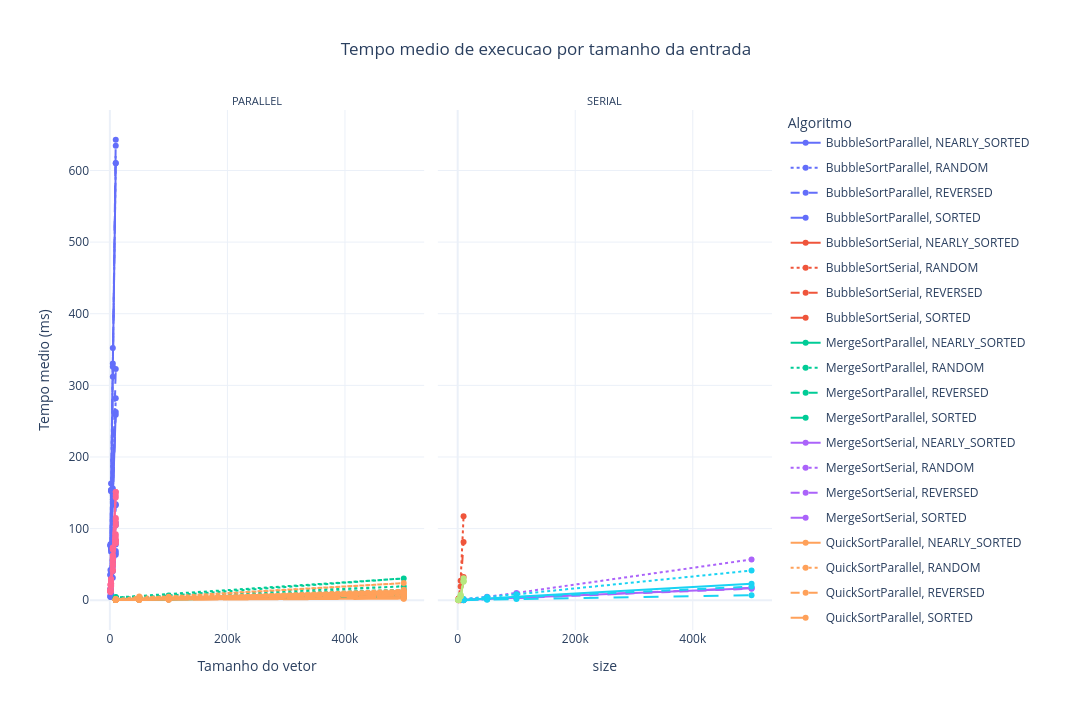

Notebook code for this chart:
### Markdown cell above
## 4. Tempo médio geral por algoritmo

### Code cell
fig = px.line(
    summary,
    x="size",
    y="mean_time_ms",
    color="algorithm",
    line_dash="data_type",
    facet_col="execution_type",
    markers=True,
    hover_data=["threads", "std_time_ms", "samples"],
    title="Tempo medio de execucao por tamanho da entrada"
)

fig.update_layout(yaxis_title="Tempo medio (ms)")
configure_figure(fig, "Algoritmo")
save_figure(fig, "tempo_medio_por_tamanho_execucao")
fig.show()

### Figure 1 — Plotly figure (JSON) as saved in the notebook; plotly's stock layout.template omitted (floating-point values rounded to 4 significant figures)
{"data": [{"customdata": [[2.0, 0.04783, 5.0], [2.0, 0.9182, 5.0], [2.0, 21.82, 5.0], [2.0, 7.329, 5.0], [4.0, 0.356, 5.0], [4.0, 1.438, 5.0], [4.0, 12.23, 5.0], [4.0, 3.488, 5.0], [8.0, 0.1044, 5.0], [8.0, 3.52, 5.0], [8.0, 25.61, 5.0], [8.0, 8.617, 5.0], [16.0, 1.63, 5.0], [16.0, 9.62, 5.0], [16.0, 43.76, 5.0], [16.0, 58.51, 5.0]], "hovertemplate": "algorithm=BubbleSortParallel<br>data_type=NEARLY_SORTED<br>execution_type=PARALLEL<br>size=%{x}<br>mean_time_ms=%{y}<br>threads=%{customdata[0]}<br>std_time_ms=%{customdata[1]}<br>samples=%{customdata[2]}<extra></extra>", "legendgroup": "BubbleSortParallel, NEARLY_SORTED", "line": {"color": "#636efa", "dash": "solid"}, "marker": {"symbol": "circle"}, "mode": "lines+markers", "name": "BubbleSortParallel, NEARLY_SORTED", "orientation": "v", "showlegend": true, "type": "scatter", "x": [1000, 2000, 5000, 10000, 1000, 2000, 5000, 10000, 1000, 2000, 5000, 10000, 1000, 2000, 5000, 10000], "xaxis": "x", "y": [4.784, 10.25, 40.55, 63.39, 14.83, 29.54, 66.38, 104.8, 34.39, 71.83, 151.1, 262.7, 76.94, 152.2, 325.9, 610.0], "yaxis": "y"}, {"customdata": [[2.0, 4.561, 5.0], [2.0, 2.063, 5.0], [2.0, 11.67, 5.0], [2.0, 1.745, 5.0], [4.0, 2.076, 5.0], [4.0, 3.002, 5.0], [4.0, 5.865, 5.0], [4.0, 14.53, 5.0], [8.0, 2.622, 5.0], [8.0, 3.969, 5.0], [8.0, 23.69, 5.0], [8.0, 26.31, 5.0], [16.0, 2.688, 5.0], [16.0, 11.97, 5.0], [16.0, 41.91, 5.0], [16.0, 11.54, 5.0]], "hovertemplate": "algorithm=BubbleSortParallel<br>data_type=RANDOM<br>execution_type=PARALLEL<br>size=%{x}<br>mean_time_ms=%{y}<br>threads=%{customdata[0]}<br>std_time_ms=%{customdata[1]}<br>samples=%{customdata[2]}<extra></extra>", "legendgroup": "BubbleSortParallel, RANDOM", "line": {"color": "#636efa", "dash": "dot"}, "marker": {"symbol": "circle"}, "mode": "lines+markers", "name": "BubbleSortParallel, RANDOM", "orientation": "v", "showlegend": true, "type": "scatter", "x": [1000, 2000, 5000, 10000, 1000, 2000, 5000, 10000, 1000, 2000, 5000, 10000, 1000, 2000, 5000, 10000], "xaxis": "x", "y": [7.295, 11.78, 46.69, 66.02, 16.07, 32.32, 74.07, 134.1, 36.22, 70.98, 147.4, 281.9, 75.58, 163.0, 352.0, 610.5], "yaxis": "y"}, {"customdata": [[2.0, 0.6426, 5.0], [2.0, 0.6503, 5.0], [2.0, 3.486, 5.0], [2.0, 3.234, 5.0], [4.0, 1.57, 5.0], [4.0, 4.792, 5.0], [4.0, 7.725, 5.0], [4.0, 11.0, 5.0], [8.0, 0.8613, 5.0], [8.0, 3.667, 5.0], [8.0, 30.23, 5.0], [8.0, 28.77, 5.0], [16.0, 0.9925, 5.0], [16.0, 1.866, 5.0], [16.0, 52.53, 5.0], [16.0, 45.21, 5.0]], "hovertemplate": "algorithm=BubbleSortParallel<br>data_type=REVERSED<br>execution_type=PARALLEL<br>size=%{x}<br>mean_time_ms=%{y}<br>threads=%{customdata[0]}<br>std_time_ms=%{customdata[1]}<br>samples=%{customdata[2]}<extra></extra>", "legendgroup": "BubbleSortParallel, REVERSED", "line": {"color": "#636efa", "dash": "dash"}, "marker": {"symbol": "circle"}, "mode": "lines+markers", "name": "BubbleSortParallel, REVERSED", "orientation": "v", "showlegend": true, "type": "scatter", "x": [1000, 2000, 5000, 10000, 1000, 2000, 5000, 10000, 1000, 2000, 5000, 10000, 1000, 2000, 5000, 10000], "xaxis": "x", "y": [4.849, 10.34, 31.31, 68.6, 15.41, 32.01, 73.6, 132.5, 35.39, 72.49, 156.0, 322.7, 76.46, 153.5, 330.3, 642.9], "yaxis": "y"}, {"customdata": [[2.0, 1.033, 5.0], [2.0, 0.7744, 5.0], [2.0, 19.16, 5.0], [2.0, 10.53, 5.0], [4.0, 2.039, 5.0], [4.0, 0.6806, 5.0], [4.0, 5.976, 5.0], [4.0, 4.454, 5.0], [8.0, 13.03, 5.0], [8.0, 3.299, 5.0], [8.0, 22.92, 5.0], [8.0, 29.06, 5.0], [16.0, 4.206, 5.0], [16.0, 3.421, 5.0], [16.0, 35.61, 5.0], [16.0, 69.15, 5.0]], "hovertemplate": "algorithm=BubbleSortParallel<br>data_type=SORTED<br>execution_type=PARALLEL<br>size=%{x}<br>mean_time_ms=%{y}<br>threads=%{customdata[0]}<br>std_time_ms=%{customdata[1]}<br>samples=%{customdata[2]}<extra></extra>", "legendgroup": "BubbleSortParallel, SORTED", "line": {"color": "#636efa", "dash": "longdash"}, "marker": {"symbol": "circle"}, "mode": "lines+markers", "name": "BubbleSortParallel, SORTED", "orientation": "v", "showlegend": true, "type": "scatter", "x": [1000, 2000, 5000, 10000, 1000, 2000, 5000, 10000, 1000, 2000, 5000, 10000, 1000, 2000, 5000, 10000], "xaxis": "x", "y": [5.023, 9.426, 52.17, 77.79, 15.47, 29.3, 67.73, 108.3, 42.31, 67.67, 140.6, 259.1, 78.08, 153.8, 312.0, 634.5], "yaxis": "y"}, {"customdata": [[1.0, 0.03258, 5.0], [1.0, 0.2465, 5.0], [1.0, 1.355, 5.0], [1.0, 12.48, 5.0]], "hovertemplate": "algorithm=BubbleSortSerial<br>data_type=NEARLY_SORTED<br>execution_type=SERIAL<br>size=%{x}<br>mean_time_ms=%{y}<br>threads=%{customdata[0]}<br>std_time_ms=%{customdata[1]}<br>samples=%{customdata[2]}<extra></extra>", "legendgroup": "BubbleSortSerial, NEARLY_SORTED", "line": {"color": "#EF553B", "dash": "solid"}, "marker": {"symbol": "circle"}, "mode": "lines+markers", "name": "BubbleSortSerial, NEARLY_SORTED", "orientation": "v", "showlegend": true, "type": "scatter", "x": [1000, 2000, 5000, 10000], "xaxis": "x2", "y": [0.1818, 0.8084, 4.883, 32.35], "yaxis": "y2"}, {"customdata": [[1.0, 2.298, 5.0], [1.0, 0.08061, 5.0], [1.0, 17.02, 5.0], [1.0, 19.12, 5.0]], "hovertemplate": "algorithm=BubbleSortSerial<br>data_type=RANDOM<br>execution_type=SERIAL<br>size=%{x}<br>mean_time_ms=%{y}<br>threads=%{customdata[0]}<br>std_time_ms=%{customdata[1]}<br>samples=%{customdata[2]}<extra></extra>", "legendgroup": "BubbleSortSerial, RANDOM", "line": {"color": "#EF553B", "dash": "dot"}, "marker": {"symbol": "circle"}, "mode": "lines+markers", "name": "BubbleSortSerial, RANDOM", "orientation": "v", "showlegend": true, "type": "scatter", "x": [1000, 2000, 5000, 10000], "xaxis": "x2", "y": [1.851, 2.386, 27.38, 117.2], "yaxis": "y2"}, {"customdata": [[1.0, 0.8424, 5.0], [1.0, 0.9978, 5.0], [1.0, 6.197, 5.0], [1.0, 6.196, 5.0]], "hovertemplate": "algorithm=BubbleSortSerial<br>data_type=REVERSED<br>execution_type=SERIAL<br>size=%{x}<br>mean_time_ms=%{y}<br>threads=%{customdata[0]}<br>std_time_ms=%{customdata[1]}<br>samples=%{customdata[2]}<extra></extra>", "legendgroup": "BubbleSortSerial, REVERSED", "line": {"color": "#EF553B", "dash": "dash"}, "marker": {"symbol": "circle"}, "mode": "lines+markers", "name": "BubbleSortSerial, REVERSED", "orientation": "v", "showlegend": true, "type": "scatter", "x": [1000, 2000, 5000, 10000], "xaxis": "x2", "y": [1.084, 2.293, 19.36, 81.27], "yaxis": "y2"}, {"customdata": [[1.0, 0.00206, 5.0], [1.0, 0.001378, 5.0], [1.0, 0.00147, 5.0], [1.0, 0.001742, 5.0]], "hovertemplate": "algorithm=BubbleSortSerial<br>data_type=SORTED<br>execution_type=SERIAL<br>size=%{x}<br>mean_time_ms=%{y}<br>threads=%{customdata[0]}<br>std_time_ms=%{customdata[1]}<br>samples=%{customdata[2]}<extra></extra>", "legendgroup": "BubbleSortSerial, SORTED", "line": {"color": "#EF553B", "dash": "longdash"}, "marker": {"symbol": "circle"}, "mode": "lines+markers", "name": "BubbleSortSerial, SORTED", "orientation": "v", "showlegend": true, "type": "scatter", "x": [1000, 2000, 5000, 10000], "xaxis": "x2", "y": [0.002616, 0.002482, 0.00306, 0.004438], "yaxis": "y2"}, {"customdata": [[2.0, 0.1008, 5.0], [2.0, 0.06181, 5.0], [2.0, 0.3933, 5.0], [2.0, 1.144, 5.0], [4.0, 0.1082, 5.0], [4.0, 0.2338, 5.0], [4.0, 0.146, 5.0], [4.0, 0.4149, 5.0], [8.0, 0.1825, 5.0], [8.0, 0.05795, 5.0], [8.0, 0.2566, 5.0], [8.0, 0.4527, 5.0], [16.0, 0.06039, 5.0], [16.0, 0.1566, 5.0], [16.0, 0.2411, 5.0], [16.0, 0.2851, 5.0]], "hovertemplate": "algorithm=MergeSortParallel<br>data_type=NEARLY_SORTED<br>execution_type=PARALLEL<br>size=%{x}<br>mean_time_ms=%{y}<br>threads=%{customdata[0]}<br>std_time_ms=%{customdata[1]}<br>samples=%{customdata[2]}<extra></extra>", "legendgroup": "MergeSortParallel, NEARLY_SORTED", "line": {"color": "#00cc96", "dash": "solid"}, "marker": {"symbol": "circle"}, "mode": "lines+markers", "name": "MergeSortParallel, NEARLY_SORTED", "orientation": "v", "showlegend": true, "type": "scatter", "x": [10000, 50000, 100000, 500000, 10000, 50000, 100000, 500000, 10000, 50000, 100000, 500000, 10000, 50000, 100000, 500000], "xaxis": "x", "y": [0.4673, 1.455, 2.3, 10.58, 0.5336, 1.31, 1.729, 6.617, 0.5608, 1.135, 1.588, 5.564, 0.5021, 1.106, 1.779, 4.929], "yaxis": "y"}, {"customdata": [[2.0, 6.429, 5.0], [2.0, 0.5105, 5.0], [2.0, 0.4611, 5.0], [2.0, 1.054, 5.0], [4.0, 5.363, 5.0], [4.0, 0.1858, 5.0], [4.0, 0.2487, 5.0], [4.0, 0.9279, 5.0], [8.0, 5.103, 5.0], [8.0, 0.4196, 5.0], [8.0, 0.6211, 5.0], [8.0, 0.9388, 5.0], [16.0, 3.453, 5.0], [16.0, 0.1202, 5.0], [16.0, 0.3475, 5.0], [16.0, 1.11, 5.0]], "hovertemplate": "algorithm=MergeSortParallel<br>data_type=RANDOM<br>execution_type=PARALLEL<br>size=%{x}<br>mean_time_ms=%{y}<br>threads=%{customdata[0]}<br>std_time_ms=%{customdata[1]}<br>samples=%{customdata[2]}<extra></extra>", "legendgroup": "MergeSortParallel, RANDOM", "line": {"color": "#00cc96", "dash": "dot"}, "marker": {"symbol": "circle"}, "mode": "lines+markers", "name": "MergeSortParallel, RANDOM", "orientation": "v", "showlegend": true, "type": "scatter", "x": [10000, 50000, 100000, 500000, 10000, 50000, 100000, 500000, 10000, 50000, 100000, 500000, 10000, 50000, 100000, 500000], "xaxis": "x", "y": [4.486, 3.424, 6.584, 30.5, 3.821, 2.308, 4.082, 19.34, 3.648, 2.221, 3.518, 14.62, 2.897, 2.013, 3.856, 13.19], "yaxis": "y"}, {"customdata": [[2.0, 0.07386, 5.0], [2.0, 0.2854, 5.0], [2.0, 0.3759, 5.0], [2.0, 1.39, 5.0], [4.0, 0.06128, 5.0], [4.0, 0.04968, 5.0], [4.0, 0.1999, 5.0], [4.0, 0.3246, 5.0], [8.0, 0.0366, 5.0], [8.0, 0.04202, 5.0], [8.0, 0.06861, 5.0], [8.0, 0.2613, 5.0], [16.0, 0.06088, 5.0], [16.0, 0.2695, 5.0], [16.0, 0.1569, 5.0], [16.0, 0.4314, 5.0]], "hovertemplate": "algorithm=MergeSortParallel<br>data_type=REVERSED<br>execution_type=PARALLEL<br>size=%{x}<br>mean_time_ms=%{y}<br>threads=%{customdata[0]}<br>std_time_ms=%{customdata[1]}<br>samples=%{customdata[2]}<extra></extra>", "legendgroup": "MergeSortParallel, REVERSED", "line": {"color": "#00cc96", "dash": "dash"}, "marker": {"symbol": "circle"}, "mode": "lines+markers", "name": "MergeSortParallel, REVERSED", "orientation": "v", "showlegend": true, "type": "scatter", "x": [10000, 50000, 100000, 500000, 10000, 50000, 100000, 500000, 10000, 50000, 100000, 500000, 10000, 50000, 100000, 500000], "xaxis": "x", "y": [0.4448, 1.235, 2.192, 9.708, 0.4364, 0.8604, 1.576, 6.397, 0.4015, 0.8962, 1.214, 4.794, 0.4519, 0.9184, 1.359, 4.503], "yaxis": "y"}, {"customdata": [[2.0, 0.3581, 5.0], [2.0, 0.3108, 5.0], [2.0, 0.5482, 5.0], [2.0, 1.785, 5.0], [4.0, 0.4133, 5.0], [4.0, 0.4011, 5.0], [4.0, 0.2835, 5.0], [4.0, 0.7183, 5.0], [8.0, 0.5349, 5.0], [8.0, 0.412, 5.0], [8.0, 0.1287, 5.0], [8.0, 0.5837, 5.0], [16.0, 0.3794, 5.0], [16.0, 0.6193, 5.0], [16.0, 0.1288, 5.0], [16.0, 0.3286, 5.0]], "hovertemplate": "algorithm=MergeSortParallel<br>data_type=SORTED<br>execution_type=PARALLEL<br>size=%{x}<br>mean_time_ms=%{y}<br>threads=%{customdata[0]}<br>std_time_ms=%{customdata[1]}<br>samples=%{customdata[2]}<extra></extra>", "legendgroup": "MergeSortParallel, SORTED", "line": {"color": "#00cc96", "dash": "longdash"}, "marker": {"symbol": "circle"}, "mode": "lines+markers", "name": "MergeSortParallel, SORTED", "orientation": "v", "showlegend": true, "type": "scatter", "x": [10000, 50000, 100000, 500000, 10000, 50000, 100000, 500000, 10000, 50000, 100000, 500000, 10000, 50000, 100000, 500000], "xaxis": "x", "y": [0.8526, 1.867, 2.228, 9.431, 0.7818, 1.388, 1.682, 6.139, 1.047, 1.362, 1.547, 4.844, 0.8711, 1.698, 1.68, 4.789], "yaxis": "y"}, {"customdata": [[1.0, 0.06175, 5.0], [1.0, 0.3138, 5.0], [1.0, 0.3426, 5.0], [1.0, 1.111, 5.0]], "hovertemplate": "algorithm=MergeSortSerial<br>data_type=NEARLY_SORTED<br>execution_type=SERIAL<br>size=%{x}<br>mean_time_ms=%{y}<br>threads=%{customdata[0]}<br>std_time_ms=%{customdata[1]}<br>samples=%{customdata[2]}<extra></extra>", "legendgroup": "MergeSortSerial, NEARLY_SORTED", "line": {"color": "#ab63fa", "dash": "solid"}, "marker": {"symbol": "circle"}, "mode": "lines+markers", "name": "MergeSortSerial, NEARLY_SORTED", "orientation": "v", "showlegend": true, "type": "scatter", "x": [10000, 50000, 100000, 500000], "xaxis": "x2", "y": [0.3252, 2.046, 3.622, 16.81], "yaxis": "y2"}, {"customdata": [[1.0, 0.4321, 5.0], [1.0, 0.09472, 5.0], [1.0, 0.8935, 5.0], [1.0, 0.8302, 5.0]], "hovertemplate": "algorithm=MergeSortSerial<br>data_type=RANDOM<br>execution_type=SERIAL<br>size=%{x}<br>mean_time_ms=%{y}<br>threads=%{customdata[0]}<br>std_time_ms=%{customdata[1]}<br>samples=%{customdata[2]}<extra></extra>", "legendgroup": "MergeSortSerial, RANDOM", "line": {"color": "#ab63fa", "dash": "dot"}, "marker": {"symbol": "circle"}, "mode": "lines+markers", "name": "MergeSortSerial, RANDOM", "orientation": "v", "showlegend": true, "type": "scatter", "x": [10000, 50000, 100000, 500000], "xaxis": "x2", "y": [1.35, 4.788, 10.24, 56.96], "yaxis": "y2"}, {"customdata": [[1.0, 0.03379, 5.0], [1.0, 0.3771, 5.0], [1.0, 0.4324, 5.0], [1.0, 0.623, 5.0]], "hovertemplate": "algorithm=MergeSortSerial<br>data_type=REVERSED<br>execution_type=SERIAL<br>size=%{x}<br>mean_time_ms=%{y}<br>threads=%{customdata[0]}<br>std_time_ms=%{customdata[1]}<br>samples=%{customdata[2]}<extra></extra>", "legendgroup": "MergeSortSerial, REVERSED", "line": {"color": "#ab63fa", "dash": "dash"}, "marker": {"symbol": "circle"}, "mode": "lines+markers", "name": "MergeSortSerial, REVERSED", "orientation": "v", "showlegend": true, "type": "scatter", "x": [10000, 50000, 100000, 500000], "xaxis": "x2", "y": [0.2993, 1.682, 3.09, 16.17], "yaxis": "y2"}, {"customdata": [[1.0, 0.1959, 5.0], [1.0, 1.235, 5.0], [1.0, 1.038, 5.0], [1.0, 2.72, 5.0]], "hovertemplate": "algorithm=MergeSortSerial<br>data_type=SORTED<br>execution_type=SERIAL<br>size=%{x}<br>mean_time_ms=%{y}<br>threads=%{customdata[0]}<br>std_time_ms=%{customdata[1]}<br>samples=%{customdata[2]}<extra></extra>", "legendgroup": "MergeSortSerial, SORTED", "line": {"color": "#ab63fa", "dash": "longdash"}, "marker": {"symbol": "circle"}, "mode": "lines+markers", "name": "MergeSortSerial, SORTED", "orientation": "v", "showlegend": true, "type": "scatter", "x": [10000, 50000, 100000, 500000], "xaxis": "x2", "y": [0.4994, 2.806, 3.489, 17.32], "yaxis": "y2"}, {"customdata": [[2.0, 0.2521, 5.0], [2.0, 0.5545, 5.0], [2.0, 1.376, 5.0], [2.0, 0.4411, 5.0], [4.0, 0.227, 5.0], [4.0, 0.167, 5.0], [4.0, 1.331, 5.0], [4.0, 0.6755, 5.0], [8.0, 0.243, 5.0], [8.0, 0.3342, 5.0], [8.0, 1.543, 5.0], [8.0, 1.779, 5.0], [16.0, 0.08311, 5.0], [16.0, 0.9362, 5.0], [16.0, 2.061, 5.0], [16.0, 1.435, 5.0]], "hovertemplate": "algorithm=QuickSortParallel<br>data_type=NEARLY_SORTED<br>execution_type=PARALLEL<br>size=%{x}<br>mean_time_ms=%{y}<br>threads=%{customdata[0]}<br>std_time_ms=%{customdata[1]}<br>samples=%{customdata[2]}<extra></extra>", "legendgroup": "QuickSortParallel, NEARLY_SORTED", "line": {"color": "#FFA15A", "dash": "solid"}, "marker": {"symbol": "circle"}, "mode": "lines+markers", "name": "QuickSortParallel, NEARLY_SORTED", "orientation": "v", "showlegend": true, "type": "scatter", "x": [10000, 50000, 100000, 500000, 10000, 50000, 100000, 500000, 10000, 50000, 100000, 500000, 10000, 50000, 100000, 500000], "xaxis": "x", "y": [0.6465, 1.779, 3.754, 13.36, 0.6159, 1.465, 3.032, 9.328, 0.5786, 1.529, 3.136, 9.411, 0.4999, 1.999, 3.352, 8.457], "yaxis": "y"}, {"customdata": [[2.0, 0.1112, 5.0], [2.0, 5.903, 5.0], [2.0, 0.2966, 5.0], [2.0, 1.712, 5.0], [4.0, 0.1927, 5.0], [4.0, 0.6565, 5.0], [4.0, 0.6793, 5.0], [4.0, 0.415, 5.0], [8.0, 0.283, 5.0], [8.0, 0.6179, 5.0], [8.0, 0.3053, 5.0], [8.0, 1.716, 5.0], [16.0, 0.2421, 5.0], [16.0, 0.6575, 5.0], [16.0, 0.1538, 5.0], [16.0, 0.7867, 5.0]], "hovertemplate": "algorithm=QuickSortParallel<br>data_type=RANDOM<br>execution_type=PARALLEL<br>size=%{x}<br>mean_time_ms=%{y}<br>threads=%{customdata[0]}<br>std_time_ms=%{customdata[1]}<br>samples=%{customdata[2]}<extra></extra>", "legendgroup": "QuickSortParallel, RANDOM", "line": {"color": "#FFA15A", "dash": "dot"}, "marker": {"symbol": "circle"}, "mode": "lines+markers", "name": "QuickSortParallel, RANDOM", "orientation": "v", "showlegend": true, "type": "scatter", "x": [10000, 50000, 100000, 500000, 10000, 50000, 100000, 500000, 10000, 50000, 100000, 500000, 10000, 50000, 100000, 500000], "xaxis": "x", "y": [1.409, 5.124, 4.858, 23.95, 1.445, 2.069, 3.486, 14.54, 1.627, 2.004, 2.523, 11.02, 1.503, 1.944, 2.456, 8.7], "yaxis": "y"}, {"customdata": [[2.0, 0.0972, 5.0], [2.0, 0.08237, 5.0], [2.0, 0.4115, 5.0], [2.0, 0.9568, 5.0], [4.0, 0.09584, 5.0], [4.0, 0.1008, 5.0], [4.0, 0.181, 5.0], [4.0, 0.5206, 5.0], [8.0, 0.0248, 5.0], [8.0, 0.09423, 5.0], [8.0, 0.05771, 5.0], [8.0, 15.39, 5.0], [16.0, 0.158, 5.0], [16.0, 0.1077, 5.0], [16.0, 0.2833, 5.0], [16.0, 0.3866, 5.0]], "hovertemplate": "algorithm=QuickSortParallel<br>data_type=REVERSED<br>execution_type=PARALLEL<br>size=%{x}<br>mean_time_ms=%{y}<br>threads=%{customdata[0]}<br>std_time_ms=%{customdata[1]}<br>samples=%{customdata[2]}<extra></extra>", "legendgroup": "QuickSortParallel, REVERSED", "line": {"color": "#FFA15A", "dash": "dash"}, "marker": {"symbol": "circle"}, "mode": "lines+markers", "name": "QuickSortParallel, REVERSED", "orientation": "v", "showlegend": true, "type": "scatter", "x": [10000, 50000, 100000, 500000, 10000, 50000, 100000, 500000, 10000, 50000, 100000, 500000, 10000, 50000, 100000, 500000], "xaxis": "x", "y": [0.3882, 1.192, 2.122, 10.58, 0.3847, 1.001, 1.574, 6.663, 0.3357, 0.9041, 1.269, 12.01, 0.437, 0.9225, 1.556, 4.977], "yaxis": "y"}, {"customdata": [[2.0, 0.09848, 5.0], [2.0, 0.04649, 5.0], [2.0, 0.1558, 5.0], [2.0, 0.7618, 5.0], [4.0, 0.06287, 5.0], [4.0, 0.06451, 5.0], [4.0, 0.07219, 5.0], [4.0, 16.4, 5.0], [8.0, 0.09252, 5.0], [8.0, 0.09868, 5.0], [8.0, 0.3676, 5.0], [8.0, 0.8939, 5.0], [16.0, 0.09384, 5.0], [16.0, 0.1873, 5.0], [16.0, 0.3609, 5.0], [16.0, 0.4363, 5.0]], "hovertemplate": "algorithm=QuickSortParallel<br>data_type=SORTED<br>execution_type=PARALLEL<br>size=%{x}<br>mean_time_ms=%{y}<br>threads=%{customdata[0]}<br>std_time_ms=%{customdata[1]}<br>samples=%{customdata[2]}<extra></extra>", "legendgroup": "QuickSortParallel, SORTED", "line": {"color": "#FFA15A", "dash": "longdash"}, "marker": {"symbol": "circle"}, "mode": "lines+markers", "name": "QuickSortParallel, SORTED", "orientation": "v", "showlegend": true, "type": "scatter", "x": [10000, 50000, 100000, 500000, 10000, 50000, 100000, 500000, 10000, 50000, 100000, 500000, 10000, 50000, 100000, 500000], "xaxis": "x", "y": [0.2823, 0.5681, 1.047, 4.421, 0.2762, 0.514, 0.8748, 9.976, 0.2456, 0.5715, 1.022, 2.371, 0.2996, 0.6364, 1.134, 2.199], "yaxis": "y"}, {"customdata": [[1.0, 0.0552, 5.0], [1.0, 0.4719, 5.0], [1.0, 0.9047, 5.0], [1.0, 1.516, 5.0]], "hovertemplate": "algorithm=QuickSortSerial<br>data_type=NEARLY_SORTED<br>execution_type=SERIAL<br>size=%{x}<br>mean_time_ms=%{y}<br>threads=%{customdata[0]}<br>std_time_ms=%{customdata[1]}<br>samples=%{customdata[2]}<extra></extra>", "legendgroup": "QuickSortSerial, NEARLY_SORTED", "line": {"color": "#19d3f3", "dash": "solid"}, "marker": {"symbol": "circle"}, "mode": "lines+markers", "name": "QuickSortSerial, NEARLY_SORTED", "orientation": "v", "showlegend": true, "type": "scatter", "x": [10000, 50000, 100000, 500000], "xaxis": "x2", "y": [0.3813, 2.36, 5.04, 23.16], "yaxis": "y2"}, {"customdata": [[1.0, 0.2532, 5.0], [1.0, 1.964, 5.0], [1.0, 1.216, 5.0], [1.0, 0.6048, 5.0]], "hovertemplate": "algorithm=QuickSortSerial<br>data_type=RANDOM<br>execution_type=SERIAL<br>size=%{x}<br>mean_time_ms=%{y}<br>threads=%{customdata[0]}<br>std_time_ms=%{customdata[1]}<br>samples=%{customdata[2]}<extra></extra>", "legendgroup": "QuickSortSerial, RANDOM", "line": {"color": "#19d3f3", "dash": "dot"}, "marker": {"symbol": "circle"}, "mode": "lines+markers", "name": "QuickSortSerial, RANDOM", "orientation": "v", "showlegend": true, "type": "scatter", "x": [10000, 50000, 100000, 500000], "xaxis": "x2", "y": [1.58, 4.521, 8.241, 41.5], "yaxis": "y2"}, {"customdata": [[1.0, 0.07853, 5.0], [1.0, 0.01407, 5.0], [1.0, 1.047, 5.0], [1.0, 1.15, 5.0]], "hovertemplate": "algorithm=QuickSortSerial<br>data_type=REVERSED<br>execution_type=SERIAL<br>size=%{x}<br>mean_time_ms=%{y}<br>threads=%{customdata[0]}<br>std_time_ms=%{customdata[1]}<br>samples=%{customdata[2]}<extra></extra>", "legendgroup": "QuickSortSerial, REVERSED", "line": {"color": "#19d3f3", "dash": "dash"}, "marker": {"symbol": "circle"}, "mode": "lines+markers", "name": "QuickSortSerial, REVERSED", "orientation": "v", "showlegend": true, "type": "scatter", "x": [10000, 50000, 100000, 500000], "xaxis": "x2", "y": [0.2828, 1.486, 4.11, 19.03], "yaxis": "y2"}, {"customdata": [[1.0, 0.05841, 5.0], [1.0, 0.3135, 5.0], [1.0, 0.6242, 5.0], [1.0, 1.212, 5.0]], "hovertemplate": "algorithm=QuickSortSerial<br>data_type=SORTED<br>execution_type=SERIAL<br>size=%{x}<br>mean_time_ms=%{y}<br>threads=%{customdata[0]}<br>std_time_ms=%{customdata[1]}<br>samples=%{customdata[2]}<extra></extra>", "legendgroup": "QuickSortSerial, SORTED", "line": {"color": "#19d3f3", "dash": "longdash"}, "marker": {"symbol": "circle"}, "mode": "lines+markers", "name": "QuickSortSerial, SORTED", "orientation": "v", "showlegend": true, "type": "scatter", "x": [10000, 50000, 100000, 500000], "xaxis": "x2", "y": [0.1761, 0.7921, 1.741, 7.095], "yaxis": "y2"}, {"customdata": [[2.0, 7.478, 5.0], [2.0, 5.578, 5.0], [2.0, 18.14, 5.0], [2.0, 5.201, 5.0], [4.0, 8.508, 5.0], [4.0, 1.424, 5.0], [4.0, 3.739, 5.0], [4.0, 3.203, 5.0], [8.0, 4.116, 5.0], [8.0, 2.158, 5.0], [8.0, 3.717, 5.0], [8.0, 3.136, 5.0], [16.0, 1.211, 5.0], [16.0, 1.977, 5.0], [16.0, 15.75, 5.0], [16.0, 7.275, 5.0]], "hovertemplate": "algorithm=SelectionSortParallel<br>data_type=NEARLY_SORTED<br>execution_type=PARALLEL<br>size=%{x}<br>mean_time_ms=%{y}<br>threads=%{customdata[0]}<br>std_time_ms=%{customdata[1]}<br>samples=%{customdata[2]}<extra></extra>", "legendgroup": "SelectionSortParallel, NEARLY_SORTED", "line": {"color": "#FF6692", "dash": "solid"}, "marker": {"symbol": "circle"}, "mode": "lines+markers", "name": "SelectionSortParallel, NEARLY_SORTED", "orientation": "v", "showlegend": true, "type": "scatter", "x": [1000, 2000, 5000, 10000, 1000, 2000, 5000, 10000, 1000, 2000, 5000, 10000, 1000, 2000, 5000, 10000], "xaxis": "x", "y": [14.27, 23.09, 59.58, 79.58, 13.55, 20.34, 40.83, 82.67, 12.63, 19.46, 49.73, 104.9, 12.79, 24.44, 73.68, 143.6], "yaxis": "y"}, {"customdata": [[2.0, 19.25, 5.0], [2.0, 3.588, 5.0], [2.0, 16.46, 5.0], [2.0, 4.64, 5.0], [4.0, 3.173, 5.0], [4.0, 3.849, 5.0], [4.0, 4.276, 5.0], [4.0, 13.38, 5.0], [8.0, 5.361, 5.0], [8.0, 2.879, 5.0], [8.0, 4.067, 5.0], [8.0, 8.262, 5.0], [16.0, 7.351, 5.0], [16.0, 5.287, 5.0], [16.0, 5.148, 5.0], [16.0, 3.453, 5.0]], "hovertemplate": "algorithm=SelectionSortParallel<br>data_type=RANDOM<br>execution_type=PARALLEL<br>size=%{x}<br>mean_time_ms=%{y}<br>threads=%{customdata[0]}<br>std_time_ms=%{customdata[1]}<br>samples=%{customdata[2]}<extra></extra>", "legendgroup": "SelectionSortParallel, RANDOM", "line": {"color": "#FF6692", "dash": "dot"}, "marker": {"symbol": "circle"}, "mode": "lines+markers", "name": "SelectionSortParallel, RANDOM", "orientation": "v", "showlegend": true, "type": "scatter", "x": [1000, 2000, 5000, 10000, 1000, 2000, 5000, 10000, 1000, 2000, 5000, 10000, 1000, 2000, 5000, 10000], "xaxis": "x", "y": [22.03, 23.49, 62.3, 84.97, 14.22, 21.65, 49.03, 92.26, 15.94, 23.25, 61.62, 114.8, 21.36, 29.58, 72.4, 151.2], "yaxis": "y"}, {"customdata": [[2.0, 2.7, 5.0], [2.0, 0.375, 5.0], [2.0, 12.07, 5.0], [2.0, 4.544, 5.0], [4.0, 3.565, 5.0], [4.0, 12.54, 5.0], [4.0, 2.415, 5.0], [4.0, 4.786, 5.0], [8.0, 3.215, 5.0], [8.0, 2.696, 5.0], [8.0, 3.085, 5.0], [8.0, 6.192, 5.0], [16.0, 1.655, 5.0], [16.0, 4.255, 5.0], [16.0, 2.087, 5.0], [16.0, 8.93, 5.0]], "hovertemplate": "algorithm=SelectionSortParallel<br>data_type=REVERSED<br>execution_type=PARALLEL<br>size=%{x}<br>mean_time_ms=%{y}<br>threads=%{customdata[0]}<br>std_time_ms=%{customdata[1]}<br>samples=%{customdata[2]}<extra></extra>", "legendgroup": "SelectionSortParallel, REVERSED", "line": {"color": "#FF6692", "dash": "dash"}, "marker": {"symbol": "circle"}, "mode": "lines+markers", "name": "SelectionSortParallel, REVERSED", "orientation": "v", "showlegend": true, "type": "scatter", "x": [1000, 2000, 5000, 10000, 1000, 2000, 5000, 10000, 1000, 2000, 5000, 10000, 1000, 2000, 5000, 10000], "xaxis": "x", "y": [11.63, 21.1, 55.69, 79.97, 11.77, 25.63, 41.36, 83.45, 11.74, 22.86, 51.75, 112.8, 13.59, 27.19, 70.78, 147.0], "yaxis": "y"}, {"customdata": [[2.0, 4.162, 5.0], [2.0, 1.385, 5.0], [2.0, 20.09, 5.0], [2.0, 9.757, 5.0], [4.0, 4.378, 5.0], [4.0, 2.096, 5.0], [4.0, 4.256, 5.0], [4.0, 8.014, 5.0], [8.0, 2.468, 5.0], [8.0, 3.215, 5.0], [8.0, 19.45, 5.0], [8.0, 4.027, 5.0], [16.0, 1.247, 5.0], [16.0, 3.578, 5.0], [16.0, 8.281, 5.0], [16.0, 9.595, 5.0]], "hovertemplate": "algorithm=SelectionSortParallel<br>data_type=SORTED<br>execution_type=PARALLEL<br>size=%{x}<br>mean_time_ms=%{y}<br>threads=%{customdata[0]}<br>std_time_ms=%{customdata[1]}<br>samples=%{customdata[2]}<extra></extra>", "legendgroup": "SelectionSortParallel, SORTED", "line": {"color": "#FF6692", "dash": "longdash"}, "marker": {"symbol": "circle"}, "mode": "lines+markers", "name": "SelectionSortParallel, SORTED", "orientation": "v", "showlegend": true, "type": "scatter", "x": [1000, 2000, 5000, 10000, 1000, 2000, 5000, 10000, 1000, 2000, 5000, 10000, 1000, 2000, 5000, 10000], "xaxis": "x", "y": [12.15, 22.41, 56.19, 88.54, 12.12, 20.23, 43.66, 83.2, 12.09, 23.46, 57.98, 108.1, 12.65, 29.24, 72.06, 151.2], "yaxis": "y"}, {"customdata": [[1.0, 0.1398, 5.0], [1.0, 0.3461, 5.0], [1.0, 0.351, 5.0], [1.0, 6.698, 5.0]], "hovertemplate": "algorithm=SelectionSortSerial<br>data_type=NEARLY_SORTED<br>execution_type=SERIAL<br>size=%{x}<br>mean_time_ms=%{y}<br>threads=%{customdata[0]}<br>std_time_ms=%{customdata[1]}<br>samples=%{customdata[2]}<extra></extra>", "legendgroup": "SelectionSortSerial, NEARLY_SORTED", "line": {"color": "#B6E880", "dash": "solid"}, "marker": {"symbol": "circle"}, "mode": "lines+markers", "name": "SelectionSortSerial, NEARLY_SORTED", "orientation": "v", "showlegend": true, "type": "scatter", "x": [1000, 2000, 5000, 10000], "xaxis": "x2", "y": [0.3891, 1.042, 5.754, 26.65], "yaxis": "y2"}, {"customdata": [[1.0, 0.6091, 5.0], [1.0, 0.1241, 5.0], [1.0, 1.593, 5.0], [1.0, 9.73, 5.0]], "hovertemplate": "algorithm=SelectionSortSerial<br>data_type=RANDOM<br>execution_type=SERIAL<br>size=%{x}<br>mean_time_ms=%{y}<br>threads=%{customdata[0]}<br>std_time_ms=%{customdata[1]}<br>samples=%{customdata[2]}<extra></extra>", "legendgroup": "SelectionSortSerial, RANDOM", "line": {"color": "#B6E880", "dash": "dot"}, "marker": {"symbol": "circle"}, "mode": "lines+markers", "name": "SelectionSortSerial, RANDOM", "orientation": "v", "showlegend": true, "type": "scatter", "x": [1000, 2000, 5000, 10000], "xaxis": "x2", "y": [0.6119, 1.105, 6.924, 30.82], "yaxis": "y2"}, {"customdata": [[1.0, 0.05263, 5.0], [1.0, 0.2258, 5.0], [1.0, 3.288, 5.0], [1.0, 5.432, 5.0]], "hovertemplate": "algorithm=SelectionSortSerial<br>data_type=REVERSED<br>execution_type=SERIAL<br>size=%{x}<br>mean_time_ms=%{y}<br>threads=%{customdata[0]}<br>std_time_ms=%{customdata[1]}<br>samples=%{customdata[2]}<extra></extra>", "legendgroup": "SelectionSortSerial, REVERSED", "line": {"color": "#B6E880", "dash": "dash"}, "marker": {"symbol": "circle"}, "mode": "lines+markers", "name": "SelectionSortSerial, REVERSED", "orientation": "v", "showlegend": true, "type": "scatter", "x": [1000, 2000, 5000, 10000], "xaxis": "x2", "y": [0.2928, 1.088, 7.808, 25.66], "yaxis": "y2"}, {"customdata": [[1.0, 0.1311, 5.0], [1.0, 0.1558, 5.0], [1.0, 0.2883, 5.0], [1.0, 6.204, 5.0]], "hovertemplate": "algorithm=SelectionSortSerial<br>data_type=SORTED<br>execution_type=SERIAL<br>size=%{x}<br>mean_time_ms=%{y}<br>threads=%{customdata[0]}<br>std_time_ms=%{customdata[1]}<br>samples=%{customdata[2]}<extra></extra>", "legendgroup": "SelectionSortSerial, SORTED", "line": {"color": "#B6E880", "dash": "longdash"}, "marker": {"symbol": "circle"}, "mode": "lines+markers", "name": "SelectionSortSerial, SORTED", "orientation": "v", "showlegend": true, "type": "scatter", "x": [1000, 2000, 5000, 10000], "xaxis": "x2", "y": [0.3236, 0.968, 5.356, 27.25], "yaxis": "y2"}], "layout": {"annotations": [{"font": {"size": 11}, "showarrow": false, "text": "PARALLEL", "x": 0.245, "xanchor": "center", "xref": "paper", "y": 1.0, "yanchor": "bottom", "yref": "paper"}, {"font": {"size": 11}, "showarrow": false, "text": "SERIAL", "x": 0.755, "xanchor": "center", "xref": "paper", "y": 1.0, "yanchor": "bottom", "yref": "paper"}], "height": 720, "legend": {"orientation": "v", "title": {"text": "Algoritmo"}, "tracegroupgap": 6, "x": 1.02, "xanchor": "left", "y": 1, "yanchor": "top"}, "margin": {"b": 90, "l": 90, "r": 320, "t": 110}, "title": {"text": "Tempo medio de execucao por tamanho da entrada", "x": 0.5, "xanchor": "center"}, "width": 1400, "xaxis": {"anchor": "y", "automargin": true, "domain": [0.0, 0.49], "tickangle": 0, "title": {"text": "Tamanho do vetor"}}, "xaxis2": {"anchor": "y2", "automargin": true, "domain": [0.51, 1.0], "matches": "x", "tickangle": 0, "title": {"text": "size"}}, "yaxis": {"anchor": "x", "automargin": true, "domain": [0.0, 1.0], "title": {"text": "Tempo medio (ms)"}}, "yaxis2": {"anchor": "x2", "automargin": true, "domain": [0.0, 1.0], "matches": "y", "showticklabels": false}}}
